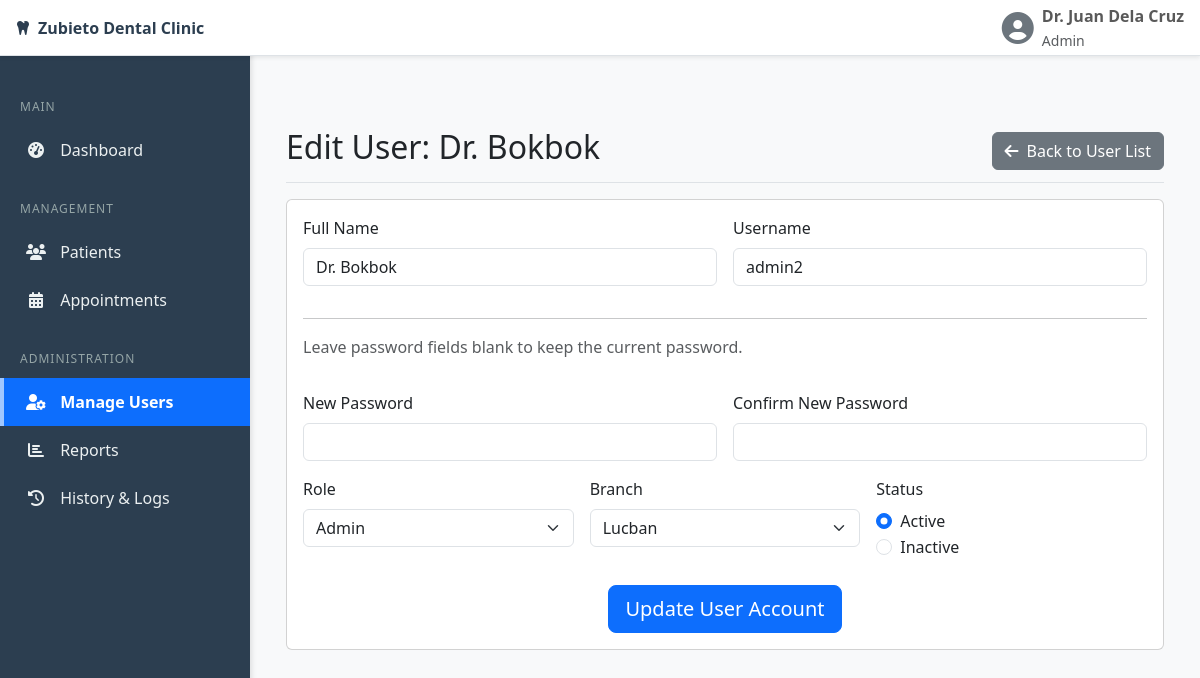
Page /admin/user_edit.php?id=6 (signed in) on the committed database.
### tables this page shows
CREATE TABLE `users` (
  `user_id` int(11) NOT NULL,
  `username` varchar(100) NOT NULL,
  `password` varchar(255) NOT NULL COMMENT 'Must be stored as a hash',
  `full_name` varchar(255) NOT NULL,
  `role` enum('Admin','Dentist','Assistant') NOT NULL,
  `branch` enum('Lucban','Sta. Rosa') NOT NULL,
  `is_active` tinyint(1) NOT NULL DEFAULT 1,
  `created_at` timestamp NOT NULL DEFAULT current_timestamp()
);

### admin/user_edit.php (the view, shortened to what this page needs)
<?php
require 'includes/header.php';
require '../includes/db_connect.php';
$user_id = isset($_GET['id']) ? intval($_GET['id']) : 0;
$sql = "SELECT * FROM users WHERE user_id = ?";
$stmt = $conn->prepare($sql);
$stmt->bind_param("i", $user_id);
$stmt->execute();
$result = $stmt->get_result();
$user = $result->fetch_assoc();
?>
<div class="d-flex justify-content-between flex-wrap flex-md-nowrap align-items-center pt-3 pb-2 mb-3 border-bottom">
    <h1 class="h2">Edit User: <?php echo htmlspecialchars($user['full_name']); ?></h1>
    <a href="users.php" class="btn btn-secondary"><i class="fas fa-arrow-left me-2"></i>Back to User List</a>
</div>
<div class="card">
    <div class="card-body">
        <form action="user_edit_process.php" method="POST" id="editUserForm">
            <div class="row g-3">
                <div class="col-md-6"><label class="form-label">Full Name</label><input type="text" class="form-control" name="full_name" value="<?php echo htmlspecialchars($user['full_name']); ?>" required></div>
                <div class="col-md-6"><label class="form-label">Username</label><input type="text" class="form-control" name="username" value="<?php echo htmlspecialchars($user['username']); ?>" required></div>
                <div class="col-12"><hr><p class="text-muted">Leave password fields blank to keep the current password.</p></div>
                <div class="col-md-6"><label class="form-label">New Password</label><input type="password" class="form-control" id="password" name="password"></div>
                <div class="col-md-6"><label class="form-label">Confirm New Password</label><input type="password" class="form-control" id="confirm_password" name="confirm_password"><div class="invalid-feedback">Passwords do not match.</div></div>
                <div class="col-md-4"><label class="form-label">Role</label><select name="role" class="form-select" required>
                    <option value="Admin" <?php if($user['role']=='Admin') echo 'selected'; ?>>Admin</option>
                </select></div>
                <div class="col-md-4"><label class="form-label">Branch</label><select name="branch" class="form-select" required>
                    <option value="Lucban" <?php if($user['branch']=='Lucban') echo 'selected'; ?>>Lucban</option>
                </select></div>
                <div class="col-md-4"><label class="form-label">Status</label>
                    <div class="form-check"><input class="form-check-input" type="radio" name="is_active" value="1" <?php if($user['is_active']) echo 'checked'; ?>><label class="form-check-label">Active</label></div>
                    <div class="form-check"><input class="form-check-input" type="radio" name="is_active" value="0" <?php if(!$user['is_active']) echo 'checked'; ?>><label class="form-check-label">Inactive</label></div>
                </div>
                <div class="col-12 mt-4 text-center"><button type="submit" class="btn btn-primary btn-lg">Update User Account</button></div>
            </div>
        </form>
    </div>
</div>
<?php $stmt->close(); $conn->close(); require 'includes/footer.php'; ?>

### admin/includes/header.php (style rules this page uses)
:root { --sidebar-width: 250px; --sidebar-bg-color: #2c3e50; --sidebar-link-color: #ecf0f1; --sidebar-hover-bg: #34495e; --sidebar-active-bg: #0d6efd; }
body { background-color: #f8f9fa; font-family: 'Segoe UI', 'Roboto', 'Helvetica Neue', Arial, sans-serif; }

### rows in the picture
users: full_name "Dr. Bokbok", username "admin2", role "Admin", branch "Lucban", is_active "☑"

### other values in the picture
$_SESSION['full_name'] "Dr. Juan Dela Cruz"
$_SESSION['role'] "Admin"
